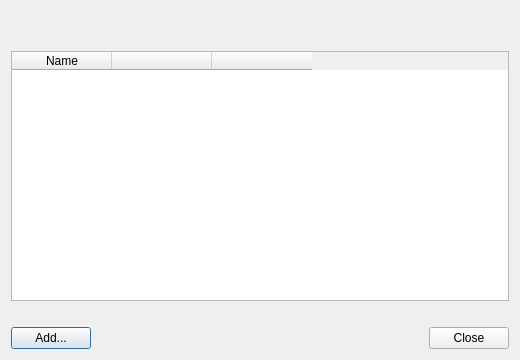
<?xml version="1.0" encoding="UTF-8"?>
<ui version="4.0">
 <class>EmbeddedFilesDialog</class>
 <widget class="QDialog" name="EmbeddedFilesDialog">
  <property name="geometry">
   <rect>
    <x>0</x>
    <y>0</y>
    <width>520</width>
    <height>360</height>
   </rect>
  </property>
  <property name="minimumSize">
   <size>
    <width>420</width>
    <height>240</height>
   </size>
  </property>
  <property name="windowTitle">
   <string>Embedded Files</string>
  </property>
  <layout class="QVBoxLayout" name="mainLayout">
   <item>
    <widget class="QLabel" name="documentLabel">
     <property name="textFormat">
      <enum>Qt::TextFormat::PlainText</enum>
     </property>
     <property name="wordWrap">
      <bool>true</bool>
     </property>
    </widget>
   </item>
   <item>
    <widget class="QLabel" name="targetLabel">
     <property name="textFormat">
      <enum>Qt::TextFormat::PlainText</enum>
     </property>
     <property name="wordWrap">
      <bool>true</bool>
     </property>
    </widget>
   </item>
   <item>
    <widget class="QTableWidget" name="tableWidget">
     <property name="selectionBehavior">
      <enum>QAbstractItemView::SelectionBehavior::SelectRows</enum>
     </property>
     <property name="selectionMode">
      <enum>QAbstractItemView::SelectionMode::SingleSelection</enum>
     </property>
     <property name="editTriggers">
      <set>QAbstractItemView::EditTrigger::NoEditTriggers</set>
     </property>
     <property name="alternatingRowColors">
      <bool>true</bool>
     </property>
     <property name="showGrid">
      <bool>false</bool>
     </property>
     <property name="columnCount">
      <number>3</number>
     </property>
     <attribute name="horizontalHeaderStretchLastSection">
      <bool>false</bool>
     </attribute>
     <attribute name="verticalHeaderVisible">
      <bool>false</bool>
     </attribute>
     <column>
      <property name="text">
       <string>Name</string>
      </property>
     </column>
     <column>
      <property name="text">
       <string/>
      </property>
     </column>
     <column>
      <property name="text">
       <string/>
      </property>
     </column>
    </widget>
   </item>
   <item>
    <widget class="QLabel" name="summaryLabel">
     <property name="textFormat">
      <enum>Qt::TextFormat::PlainText</enum>
     </property>
     <property name="wordWrap">
      <bool>true</bool>
     </property>
    </widget>
   </item>
   <item>
    <layout class="QHBoxLayout" name="buttonLayout">
     <item>
      <widget class="QPushButton" name="addButton">
       <property name="text">
        <string>Add...</string>
       </property>
      </widget>
     </item>
     <item>
      <spacer name="buttonSpacer">
       <property name="orientation">
        <enum>Qt::Orientation::Horizontal</enum>
       </property>
       <property name="sizeHint" stdset="0">
        <size>
         <width>40</width>
         <height>20</height>
        </size>
       </property>
      </spacer>
     </item>
     <item>
      <widget class="QDialogButtonBox" name="buttonBox">
       <property name="standardButtons">
        <set>QDialogButtonBox::StandardButton::Close</set>
       </property>
      </widget>
     </item>
    </layout>
   </item>
  </layout>
 </widget>
 <resources/>
 <connections/>
</ui>
